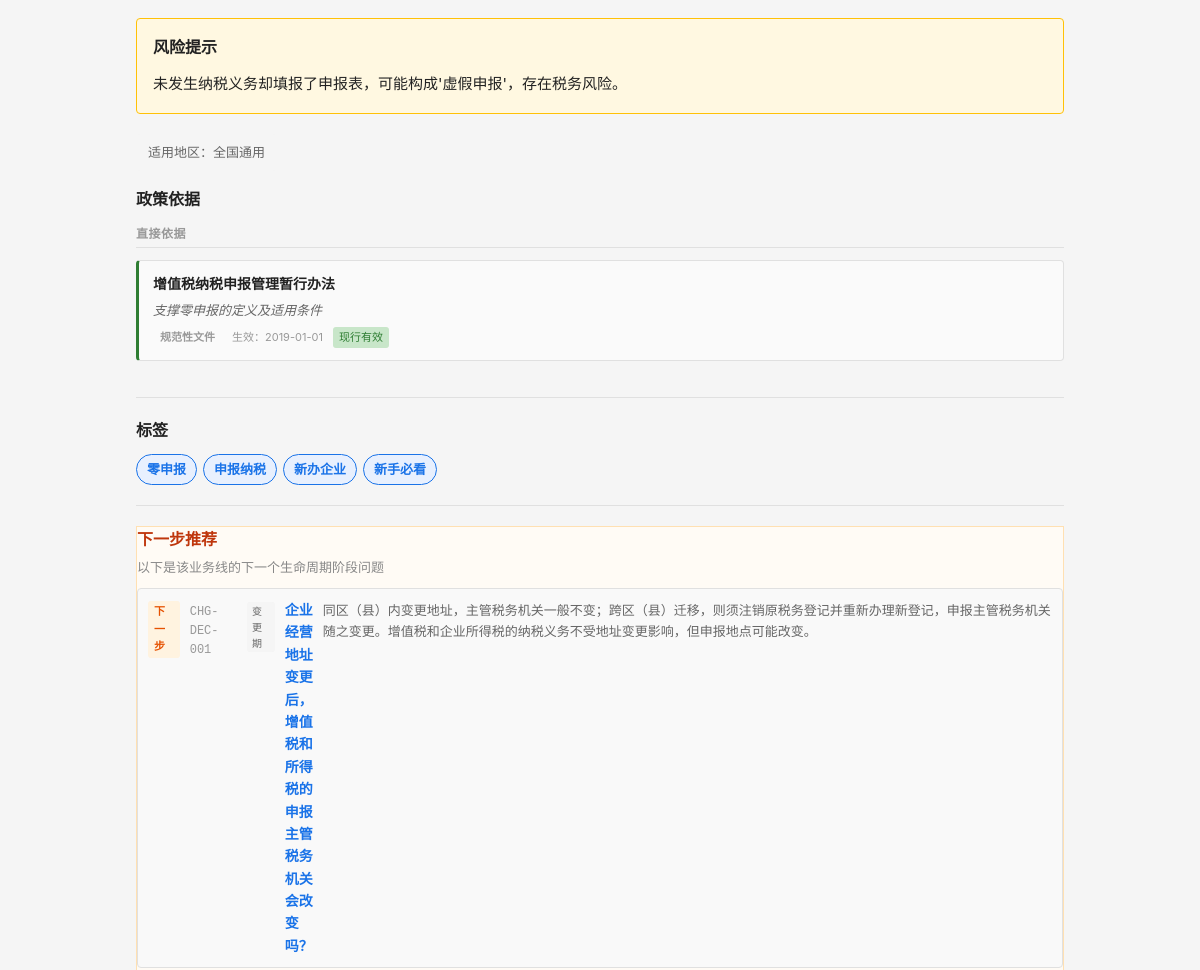
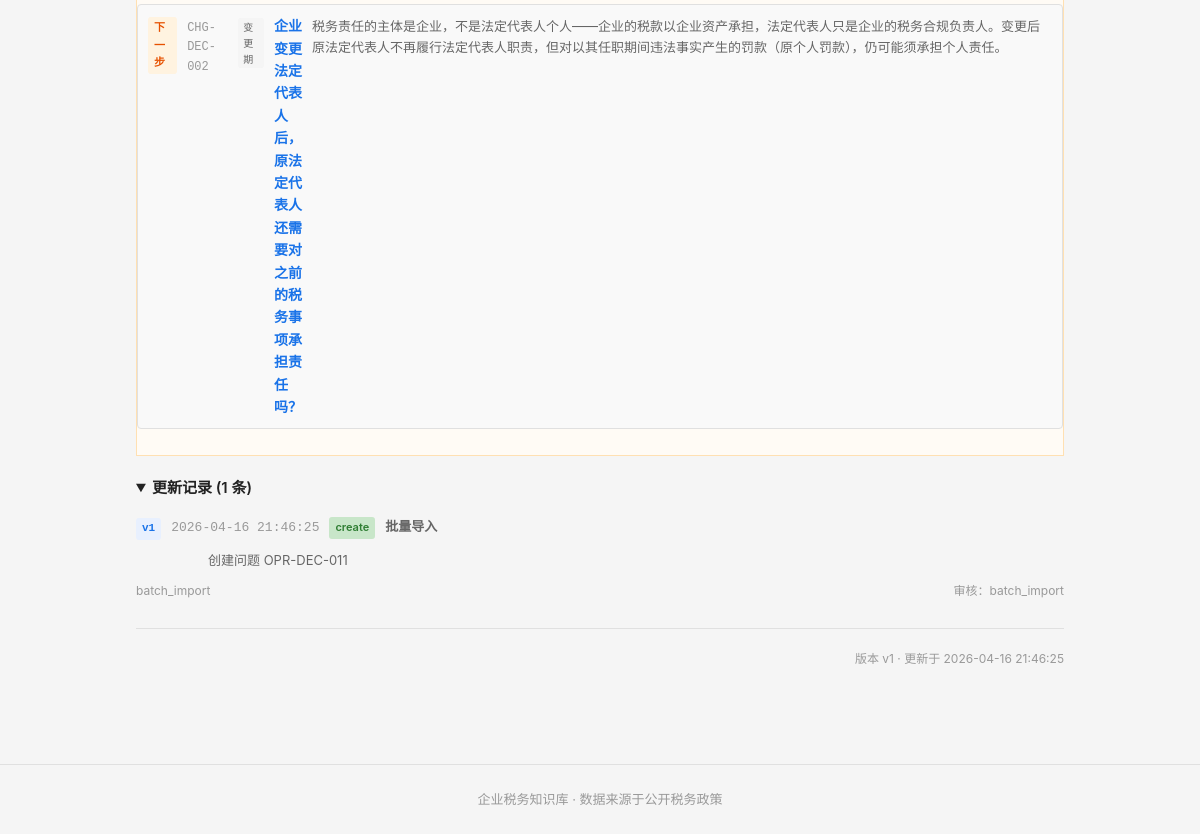
/question/OPR-DEC-011 (lower part), run on an earlier commit of the app's database (2 pictures, top to bottom).
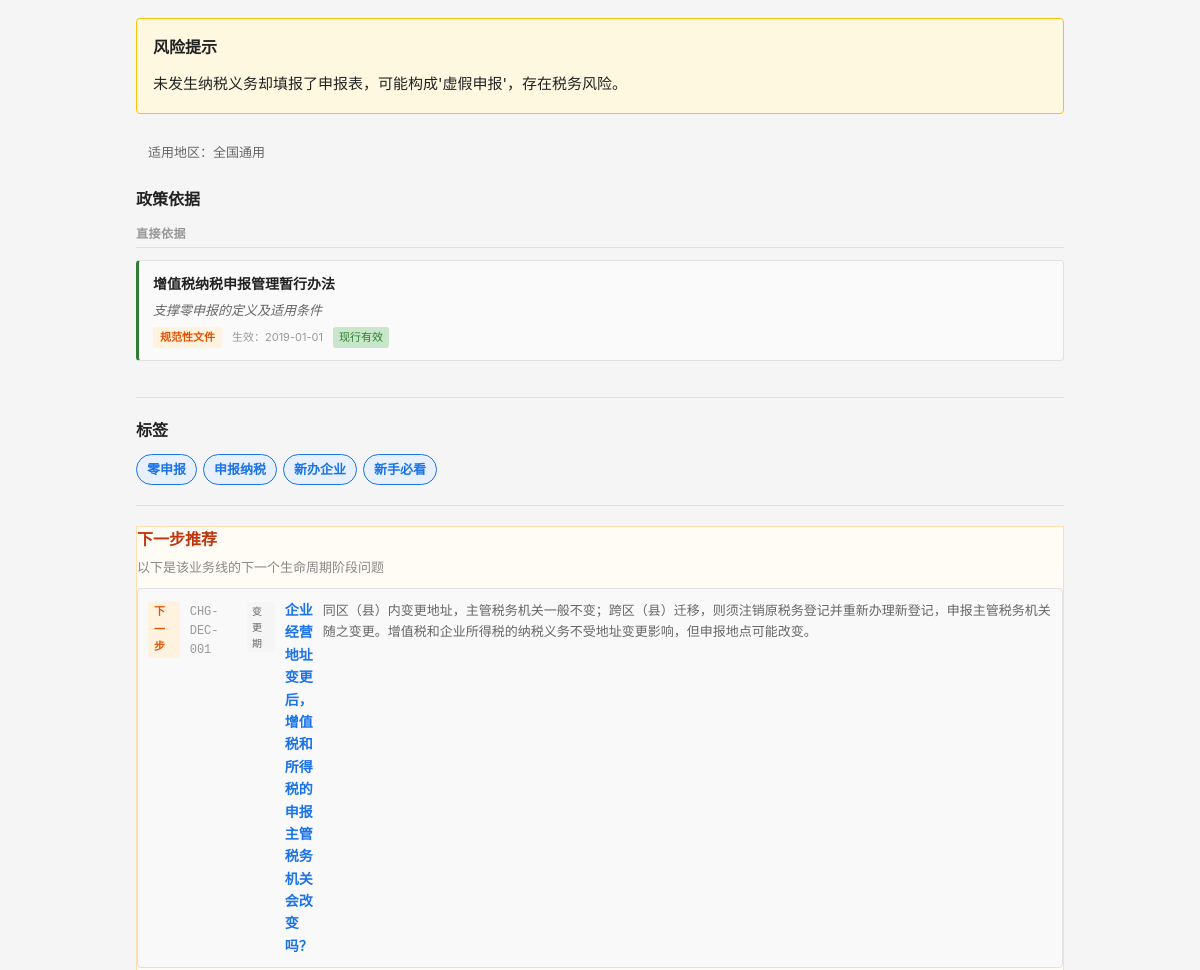
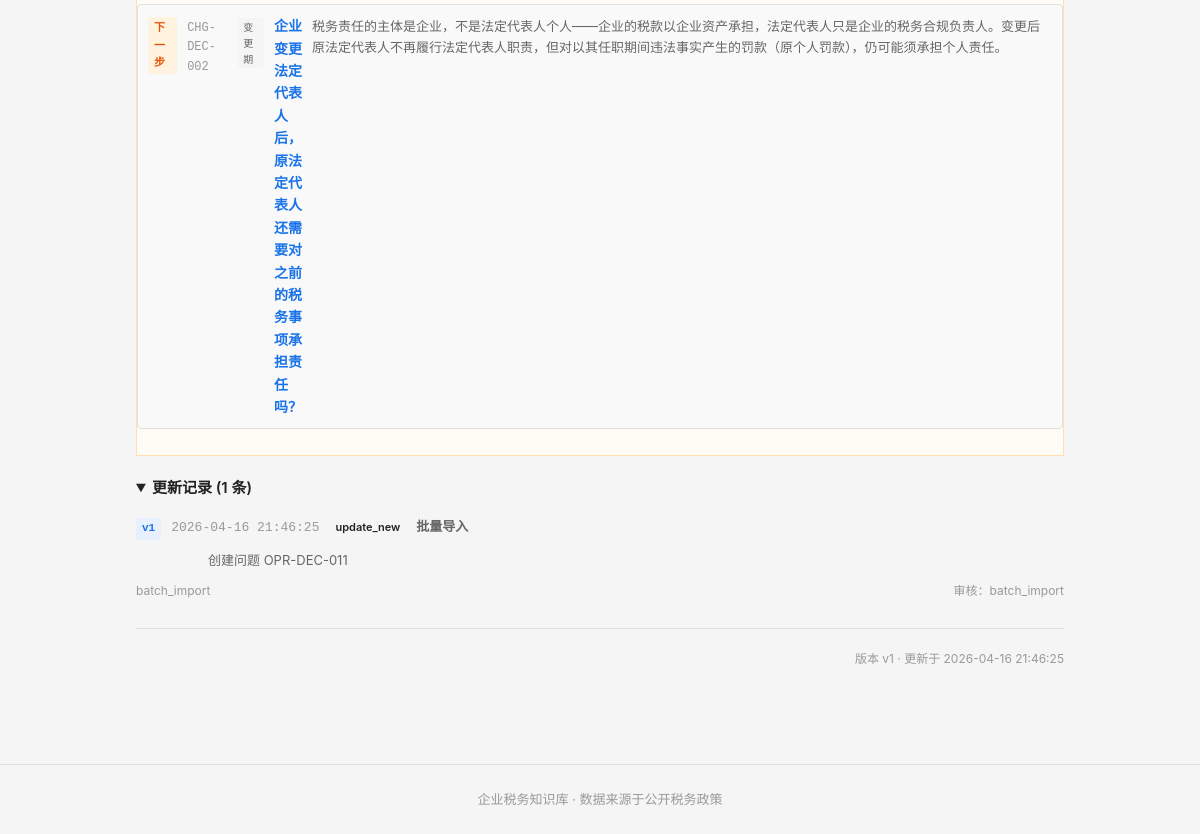
And on a later commit of the database (2 pictures, top to bottom).
### tables this page shows
CREATE TABLE question_master (
    id              INTEGER PRIMARY KEY AUTOINCREMENT,
    question_code   TEXT NOT NULL UNIQUE,
    question_title  TEXT NOT NULL,
    question_plain  TEXT NOT NULL,

    -- 分类
    stage_code      TEXT NOT NULL,
    module_code     TEXT NOT NULL,
    question_type   TEXT NOT NULL,

    -- 答案
    one_line_answer TEXT NOT NULL,
    detailed_answer TEXT,
    core_definition TEXT,

    -- 条件与边界
    applicable_conditions TEXT,
    exceptions_boundary   TEXT,

    -- 实务
    practical_steps TEXT,
    risk_warning    TEXT,

    -- 适用范围
    scope_level     TEXT NOT NULL DEFAULT 'scope_national',
    local_region    TEXT,

    -- 确定性
    answer_certainty TEXT NOT NULL DEFAULT 'certain_clear',

    -- 元数据
    keywords        TEXT,
    high_frequency_flag INTEGER NOT NULL DEFAULT 0,
    newbie_flag     INTEGER NOT NULL DEFAULT 0,

    -- 版本管理
    status          TEXT NOT NULL DEFAULT 'draft',
    version_no      INTEGER NOT NULL DEFAULT 1,

    -- 审计字段
    created_at      TEXT NOT NULL DEFAULT (datetime('now')),
    updated_at      TEXT NOT NULL DEFAULT (datetime('now'))
);

CREATE TABLE question_policy_link (
    id              INTEGER PRIMARY KEY AUTOINCREMENT,
    question_id     INTEGER NOT NULL,
    policy_id       INTEGER NOT NULL,
    support_type    TEXT NOT NULL,
    support_note    TEXT,
    display_order   INTEGER NOT NULL DEFAULT 1,

    FOREIGN KEY (question_id) REFERENCES question_master(id) ON DELETE CASCADE,
    FOREIGN KEY (policy_id)   REFERENCES policy_basis(id)    ON DELETE CASCADE
);

CREATE TABLE policy_basis (
    id              INTEGER PRIMARY KEY AUTOINCREMENT,
    policy_code     TEXT NOT NULL UNIQUE,
    policy_name     TEXT NOT NULL,
    document_no     TEXT,
    article_ref     TEXT,

    -- 政策层级
    policy_level    TEXT NOT NULL,

    -- 有效期
    effective_date  TEXT,
    expiry_date     TEXT,
    current_status  TEXT NOT NULL DEFAULT 'effective',

    -- 内容摘要
    policy_summary  TEXT,
    raw_quote_short TEXT,

    -- 适用范围
    region_scope    TEXT DEFAULT 'national',

    -- 备注
    remarks         TEXT,

    -- 审计字段
    created_at      TEXT NOT NULL DEFAULT (datetime('now')),
    updated_at      TEXT NOT NULL DEFAULT (datetime('now'))
);

CREATE TABLE question_tag_link (
    id              INTEGER PRIMARY KEY AUTOINCREMENT,
    question_id     INTEGER NOT NULL,
    tag_id          INTEGER NOT NULL,
    is_primary      INTEGER NOT NULL DEFAULT 0,
    display_order   INTEGER NOT NULL DEFAULT 1,

    FOREIGN KEY (question_id) REFERENCES question_master(id) ON DELETE CASCADE,
    FOREIGN KEY (tag_id)      REFERENCES tag_dict(id)       ON DELETE CASCADE
);

CREATE TABLE tag_dict (
    id              INTEGER PRIMARY KEY AUTOINCREMENT,
    tag_code        TEXT NOT NULL UNIQUE,
    tag_name        TEXT NOT NULL,
    tag_category    TEXT,
    parent_id       INTEGER,
    display_order   INTEGER NOT NULL DEFAULT 1,
    status          TEXT NOT NULL DEFAULT 'active',

    FOREIGN KEY (parent_id) REFERENCES tag_dict(id) ON DELETE SET NULL
);

CREATE TABLE question_update_log (
    id              INTEGER PRIMARY KEY AUTOINCREMENT,
    question_id     INTEGER NOT NULL,
    version_no      INTEGER NOT NULL,
    update_date     TEXT NOT NULL DEFAULT (datetime('now')),
    update_type     TEXT NOT NULL,
    update_reason   TEXT,
    updated_by      TEXT,
    reviewed_by     TEXT,
    change_summary  TEXT,

    FOREIGN KEY (question_id) REFERENCES question_master(id) ON DELETE CASCADE
);

### backend/app.py (the view)
    @app.route('/question/<question_code>')
    def question_detail(question_code):
        from services.question_service import QuestionService
        svc = QuestionService()
        detail = svc.get_question_detail(question_code)
        if not detail:
            return "问题不存在", 404
        stages = svc.get_stages()
        modules = svc.get_modules()
        return render_template('detail.html',
                               detail=detail, stages=stages, modules=modules)

### backend/services/question_service.py (called while the page is built)
    def _query(self, sql, params=None):
        conn = sqlite3.connect(self.db_path)
        conn.execute("PRAGMA foreign_keys = ON")
        conn.row_factory = sqlite3.Row
        cur = conn.cursor()
        if params:
            cur.execute(sql, params)
        else:
            cur.execute(sql)
        rows = cur.fetchall()
        conn.close()
        return [dict(r) for r in rows]

    def _query_one(self, sql, params=None):
        rows = self._query(sql, params)
        return rows[0] if rows else None

    def get_stages(self):
        return self._query("""
            SELECT tag_code, tag_name
            FROM tag_dict
            WHERE tag_category = 'stage'
            ORDER BY display_order
        """)

    def get_modules(self):
        return self._query("""
            SELECT tag_code, tag_name
            FROM tag_dict
            WHERE tag_category = 'module'
            ORDER BY display_order
        """)

### frontend/templates/detail.html (shortened to what this page needs)
{% extends "base.html" %}
{% macro policy_level_label(code) %}{{ {'level_law':'法律','level_admin':'行政法规','level_department':'部门规章','level_bulletin':'规范性文件','level_provincial':'省级文件','level_local':'地方文件'}.get(code, code or '') }}{% endmacro %}
{% macro stage_label(code) %}
    {%- if code == 'SET' -%}设立期
    {%- elif code == 'OPR' -%}开业期
    {%- elif code == 'CHG' -%}变更期
    {%- elif code == 'RSK' -%}风险期
    {%- elif code == 'SUS' -%}停业期
    {%- elif code == 'CLS' -%}注销期
    {%- else -%}{{ code }}{%- endif -%}
{% endmacro %}
{% block main %}
{% if detail.risk_warning %}
<div class="detail-section warning">
    <h3>风险提示</h3>
    <div class="detail-text">{{ detail.risk_warning }}</div>
</div>
{% endif %}
{% if detail.scope_level == 'scope_national' %}
<div class="scope-note">适用地区：全国通用</div>
{% elif detail.scope_level == 'scope_local' %}
<div class="scope-note">适用地区：地方口径</div>
{% elif detail.scope_level == 'scope_mixed' %}
<div class="scope-note">适用地区：混合口径</div>
{% elif detail.local_region %}
<div class="scope-note local">地区：{{ detail.local_region }}</div>
{% endif %}
{% if detail.policies %}
{% set direct_policies = [] %}
{% set procedure_policies = [] %}
{% set other_policies = [] %}
{% for p in detail.policies %}
    {% if p.support_type == 'support_direct' %}{% do direct_policies.append(p) %}{% endif %}
    {% if p.support_type == 'support_procedure' %}{% do procedure_policies.append(p) %}{% endif %}
    {% if p.support_type not in ['support_direct', 'support_procedure'] %}{% do other_policies.append(p) %}{% endif %}
{% endfor %}
<div class="detail-section policies-section">
    <h3>政策依据</h3>
    {% if direct_policies %}
    <div class="policy-group">
        <div class="policy-group-label">直接依据</div>
        <ul class="policy-list">
            {% for p in direct_policies %}
            <li class="policy-item type-direct">
                <div class="policy-title">
                    {{ p.policy_name }}
                </div>
                {% if p.support_note %}<div class="policy-note">{{ p.support_note }}</div>{% endif %}
                <div class="policy-meta">
                    <span class="policy-level-badge level-{{ p.policy_level }}">{{ policy_level_label(p.policy_level) }}</span>
                    {% if p.effective_date %}<span class="policy-effective">生效：{{ p.effective_date }}</span>{% endif %}
                    {% if p.current_status == 'pol_effective' %}<span class="policy-stat effective">现行有效</span>
                    {% elif p.current_status == 'pol_expired' %}<span class="policy-stat expired">已失效</span>
                    {% elif p.current_status == 'pol_partial' %}<span class="policy-stat partial">部分失效</span>{% endif %}
                </div>
            </li>
            {% endfor %}
        </ul>
    </div>
    {% endif %}
</div>
{% endif %}
{% if detail.tags %}
<div class="detail-section tags-section">
    <h3>标签</h3>
    <div class="tag-list">
        {% for t in detail.tags %}
        <a href="/questions?tag={{ t.tag_code }}" class="tag-chip {% if t.is_primary %}primary{% endif %}">{{ t.tag_name }}</a>
        {% endfor %}
    </div>
</div>
{% endif %}
{% if detail.next_step_questions %}
<div class="detail-section next-step">
    <h3>下一步推荐</h3>
    <p class="next-step-hint">以下是该业务线的下一个生命周期阶段问题</p>
    <ul class="relation-list">
        {% for r in detail.next_step_questions %}
        <li>
            <a href="/question/{{ r.question_code }}" class="relation-link">
                <span class="rel-type-badge type-next">下一步</span>
                <span class="rel-code">{{ r.question_code }}</span>
                <span class="rel-stage-badge">{{ stage_label(r.stage_code) }}</span>
                <span class="rel-title">{{ r.question_title }}</span>
                <span class="rel-answer">{{ r.one_line_answer }}</span>
            </a>
        </li>
        {% endfor %}
    </ul>
</div>
{% endif %}
{% if detail.updates %}
<details class="detail-section updates" open>
    <summary class="section-summary">更新记录 ({{ detail.updates|length }} 条)</summary>
    <ul class="update-list">
        {% for u in detail.updates %}
        <li class="update-item">
            <span class="update-version">v{{ u.version_no }}</span>
            <span class="update-date">{{ u.update_date }}</span>
            <span class="update-type-badge type-{{ u.update_type }}">{{ u.update_type }}</span>
            {% if u.update_reason %}<span class="update-reason">{{ u.update_reason }}</span>{% endif %}
            <span class="update-summary">{{ u.change_summary }}</span>
            {% if u.updated_by %}<span class="update-by">{{ u.updated_by }}</span>{% endif %}
            {% if u.reviewed_by %}<span class="update-reviewed">审核：{{ u.reviewed_by }}</span>{% endif %}
        </li>
        {% endfor %}
    </ul>
</details>
{% endif %}
<div class="detail-footer">
    <span>版本 v{{ detail.version_no }} · 更新于 {{ detail.updated_at }}</span>
</div>
{% endblock %}

### frontend/templates/base.html (shortened to what this page needs)
<!DOCTYPE html>
<html lang="zh-CN">
<head>
    <link rel="stylesheet" href="{{ url_for('static', filename='css/style.css') }}">
</head>
<body>
    <main class="container main-content">
        {% block main %}{% endblock %}
    </main>
    <footer class="site-footer">
        <div class="container">
            <p>企业税务知识库 · 数据来源于公开税务政策</p>
        </div>
    </footer>
</body>
</html>

What changed in the data, as far as the page shows it:
changed policy_basis "规范性文件": policy_level "规范性文件" → "level_bulletin" (drawn)
changed question_update_log "批量导入": update_type "create" → "update_new"
